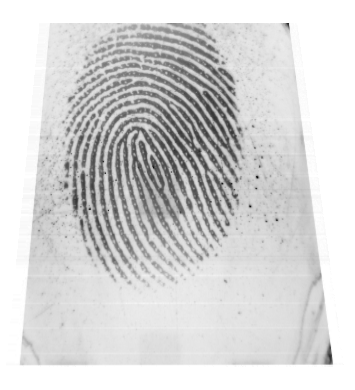
%> input picture huellasDactilares/images/diego1.bmp, 355 x 390 px
$ octave prueba2.m   (GNU Octave 9; MATLAB toolbox functions it lacks are replaced by stand-ins)
%> lines starting %> are read from the running program, lines starting %| are printed output that depends on the picture; in (x1, y1, x2, y2) boxes, pixels count from 0 and x2, y2 are one past the last pixel; in counts of white or black regions, pixels touching at a corner belong together; the program's own positions count from 1
close all, clc, clear all;
im1 = imread('images/diego1.bmp');
%> im1 is the input picture: size 390x355 uint8; min 9, max 255, mean 213.8
im1 = 255 - im1; %Se invierte la huella
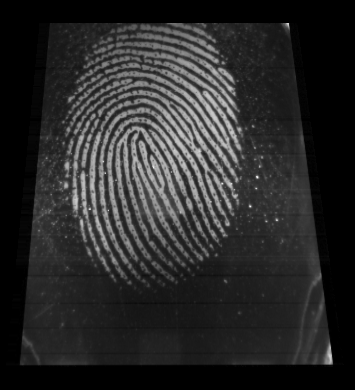
%> im1: size 390x355 uint8; min 0, max 246, mean 41.2

h1 = imhist(im1); % Se obtiene histograma de toda la imagen
%> h1 = 256 values, max 37789 at index 1, min 0 at index 208, mean 540.8
[h,x] = imhist(im1);
%> h has the same summary as h1; x = 256 values from 0 to 255
figure, subplot(211), stem(x,h,'marker','none')
p = mean2(im1);
%> p = 41.19
hold on, line([p,p],[0,max(h)], 'color', 'm'); % Marca la media del histograma
xlabel('Intensidad'); ylabel('Numero de pixeles');
title('Histograma de la imagen original');

se = strel('disk',5,0);
im2 = imclose(im1,se);
im2 = imclose(im2,se);

im3 = im2 > (p);
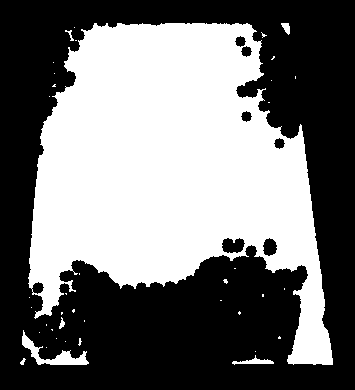
%> im3: size 390x355 logical; 45.5% white; 40 white regions (33 under 20 px), largest, box (x1, y1, x2, y2) and area: (28, 23, 333, 365) 61848, (22, 330, 89, 365) 653, (232, 355, 274, 365) 161
im4 = regionprops(im3, 'area'); % regionprops crea estructuras (rotula)
%> im4 = 40 regions; largest, Area: 61848, 653, 161, 68, 37
a = max([im4.Area])-1; % se encontran areas maximas -1
%> a = 61847

im5 = bwareaopen(im3,a);% se elimina todas las areas de tama駉 inferior a la max-1
%> im5: size 390x355 logical; 44.7% white; 1 white region, box (x1, y1, x2, y2) and area: (28, 23, 333, 365) 61848
h2 = imhist(im1(im5)); % Se obtiene el histograma de solo la parte que nos interesa
%> h2 = 256 values, max 1547 at index 43, min 0 at index 1, mean 241.6
[h,x2] = imhist(im1(im5));
%> h has the same summary as h2; x2 = 256 values from 0 to 255
subplot(212), stem(x2,h,'marker','none')
p2 = mean2(im1(im5));
%> p2 = 75.45
hold on, line([p2,p2],[0,max(h)], 'color', 'm'); % Marca la media del histograma
xlabel('Intensidad'); ylabel('Numero de pixeles');
title('Histograma del area de la huella');
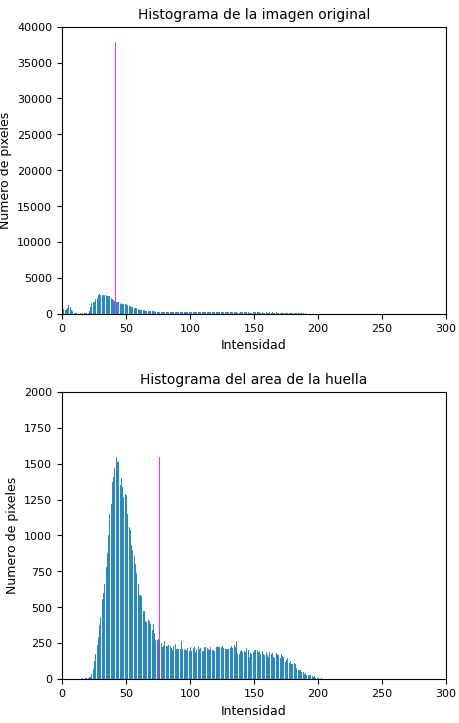
%> figure redrawn from the program's plot data, 2 panels; panel 1: highest point at x = 0, y = 37789; panel 2: highest point at x = 42, y = 1547

%Se realiza un corte a la imagen mesh usando como parametro la media del histograma de la imagen
%que contiene el area de interes
media = p2;
%> media = 75.45
im6 = im1;
im6(im6<media) = media;
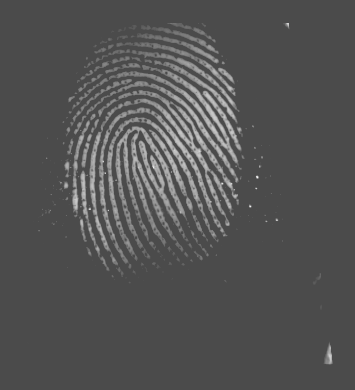
%> im6: size 390x355 uint8; min 75, max 246, mean 83.1
im7 = im1;
im7(im7>media) = media;
%> im7: size 390x355 uint8; 15.74% of pixels changed, all inside (x1, y1, x2, y2) = (27, 23, 333, 365)
figure, mesh([im6,im7]);
%> after `mesh([im6,im7])`:
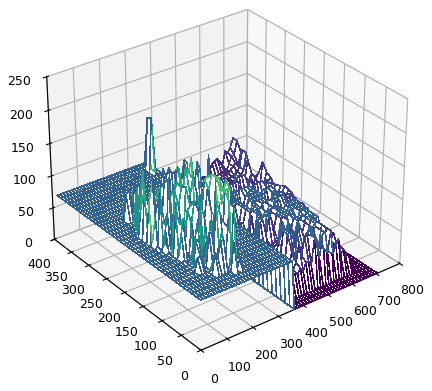
%> figure redrawn from the program's plot data

im8 = im1 - im7; % Le quitamos a la imagen original el corte
im9 = imsharpen(im8,'Radius',2,'Amount',2); %aplicamos realce
im9 = medfilt2(im9); %Aplicamos un filtro
figure, imshow([im1 im8 im9],[])
%> after `imshow([im1 im8 im9],[])`:
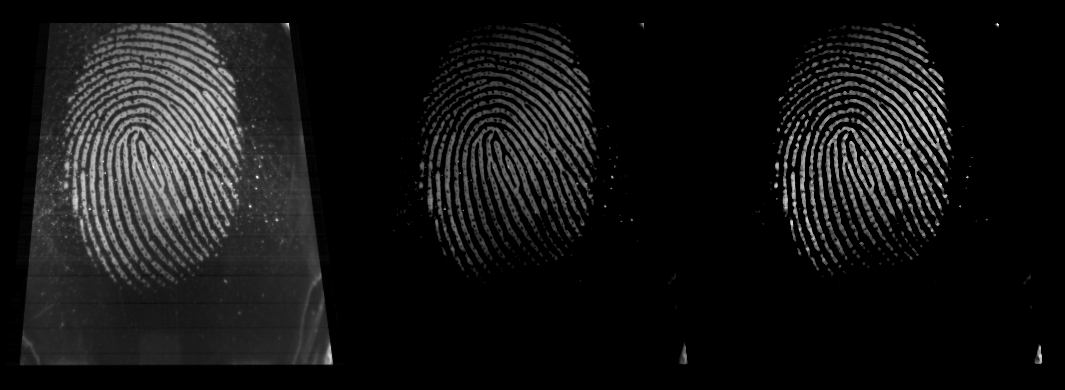
%> displayed picture: size 390x1065, on the screen's scale of 0 to 255; min 0, max 255, mean 21

im10 = bwmorph(im9,'thin',400); %Adelgazamos las crestas de las huellas
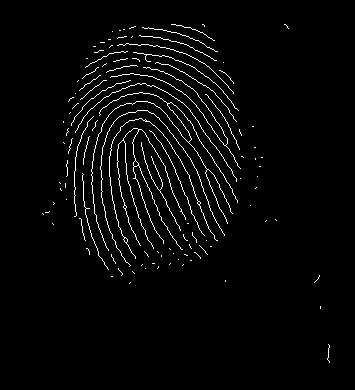
%> im10: size 390x355 logical; 2.8% white in thin lines or dots, all inside (x1, y1, x2, y2) = (42, 24, 330, 363)
figure, imshow(~im10);

$ run again, with huellasDactilares/images/diego2.bmp copied over huellasDactilares/images/diego1.bmp
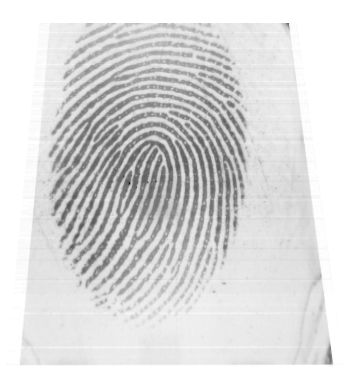
%> input picture huellasDactilares/images/diego2.bmp, 355 x 390 px
%> im1 is the input picture: size 390x355 uint8; min 21, max 255, mean 220.2
%> h1 = 256 values, max 37983 at index 1, min 0 at index 170, mean 540.8
%> `[h,x] = imhist(im1);`: h has the same summary as h1; x = 256 values from 0 to 255
%> p = 34.84
%> `im3 = im2 > (p);`:
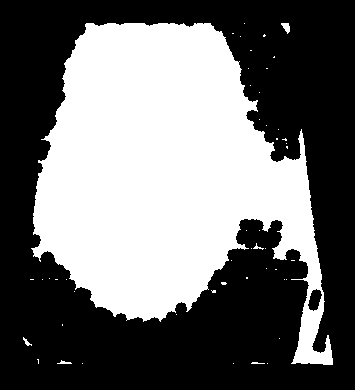
%> im3: size 390x355 logical; 43.2% white; 49 white regions (43 under 20 px), largest, box (x1, y1, x2, y2) and area: (31, 23, 333, 365) 59536, (281, 23, 290, 34) 60, (23, 337, 32, 346) 31, (57, 360, 72, 364) 31, (253, 243, 264, 250) 24, (251, 362, 265, 364) 20
%> im4 = 49 regions; largest, Area: 59536, 60, 31, 31, 24
%> a = 59535
%> im5: size 390x355 logical; 43% white; 1 white region, box (x1, y1, x2, y2) and area: (31, 23, 333, 365) 59536
%> h2 = 256 values, max 1719 at index 36, min 0 at index 1, mean 232.6
%> `[h,x2] = imhist(im1(im5));`: h has the same summary as h2; x2 = 256 values from 0 to 255
%> p2 = 66.59
%> im7: size 390x355 uint8; min 0, max 67, mean 27.9
%> `im10 = bwmorph(im9,'thin',400);`:
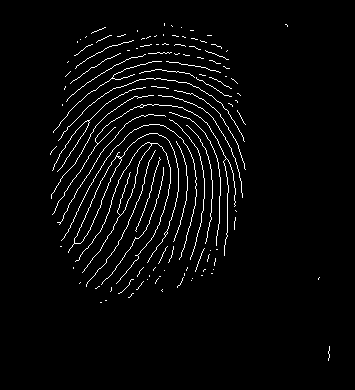
%> im10: size 390x355 logical; 3.1% white in thin lines or dots, all inside (x1, y1, x2, y2) = (50, 23, 330, 361)

$ run again, with huellasDactilares/images/alexander1.bmp copied over huellasDactilares/images/diego1.bmp
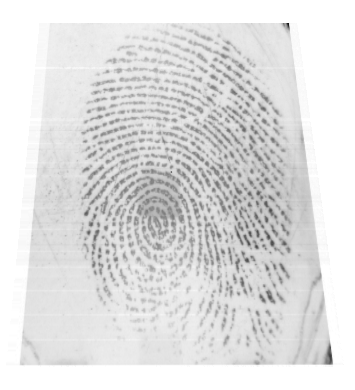
%> input picture huellasDactilares/images/alexander1.bmp, 355 x 390 px
%> im1 is the input picture: size 390x355 uint8; min 19, max 255, mean 224.1
%> h1 = 256 values, max 37307 at index 1, min 0 at index 178, mean 540.8
%> `[h,x] = imhist(im1);`: h has the same summary as h1; x = 256 values from 0 to 255
%> p = 30.89
%> `im3 = im2 > (p);`:
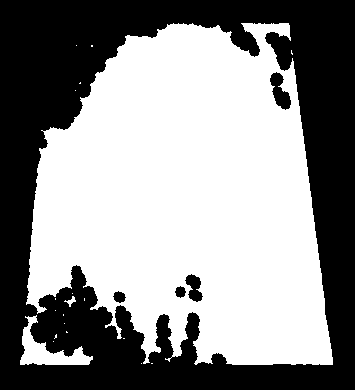
%> im3: size 390x355 logical; 56% white; 5 black regions, box (x1, y1, x2, y2) and area: (0, 0, 355, 390) 60040, (270, 72, 291, 110) 432, (185, 274, 203, 302) 299, (113, 291, 126, 303) 106, (175, 286, 186, 298) 92
%> im4 = 20 regions; largest, Area: 76094, 1296, 49, 8, 6
%> a = 76093
%> h2 = 256 values, max 2612 at index 32, min 0 at index 1, mean 297.2
%> `[h,x2] = imhist(im1(im5));`: h has the same summary as h2; x2 = 256 values from 0 to 255
%> p2 = 49.84
%> im7: size 390x355 uint8; min 0, max 50, mean 25.6
%> `im10 = bwmorph(im9,'thin',400);`:
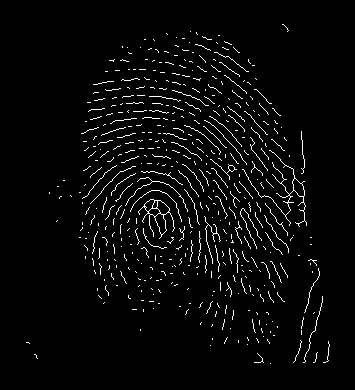
%> im10: size 390x355 logical; 3.3% white in thin lines or dots, all inside (x1, y1, x2, y2) = (26, 24, 330, 364)

$ run again, with huellasDactilares/images/alexander2.bmp copied over huellasDactilares/images/diego1.bmp
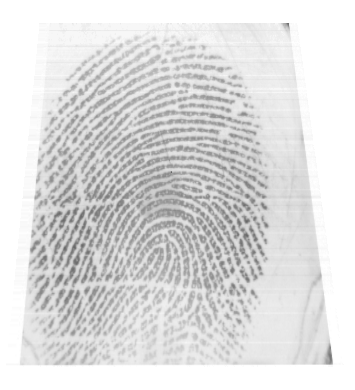
%> input picture huellasDactilares/images/alexander2.bmp, 355 x 390 px
%> im1 is the input picture: size 390x355 uint8; min 101, max 255, mean 222.2
%> h1 = 256 values, max 37520 at index 1, min 0 at index 151, mean 540.8
%> `[h,x] = imhist(im1);`: h has the same summary as h1; x = 256 values from 0 to 255
%> p = 32.8
%> im3: size 390x355 logical; 54.5% white; 4 black regions, box (x1, y1, x2, y2) and area: (0, 0, 355, 390) 62679, (29, 332, 44, 346) 141, (263, 261, 276, 275) 122, (269, 235, 280, 246) 81
%> im4 = 14 regions; largest, Area: 75341, 61, 5, 4, 3
%> a = 75340
%> h2 = 256 values, max 2078 at index 34, min 0 at index 1, mean 294.3
%> `[h,x2] = imhist(im1(im5));`: h has the same summary as h2; x2 = 256 values from 0 to 255
%> p2 = 54.67
%> `im10 = bwmorph(im9,'thin',400);`:
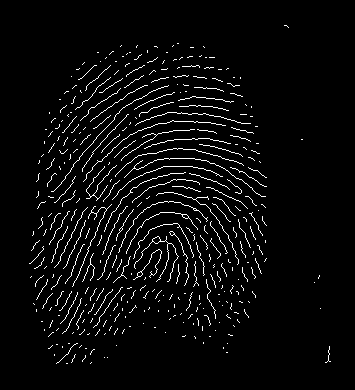
%> im10: size 390x355 logical; 4% white in thin lines or dots, all inside (x1, y1, x2, y2) = (29, 25, 331, 364)
